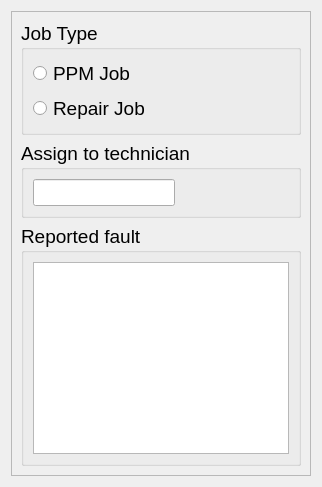
          <widget class="QWidget" name="tab_2">
           <attribute name="title">
            <string>Create Job</string>
           </attribute>
           <layout class="QHBoxLayout" name="horizontalLayout_9">
            <item>
             <widget class="QFrame" name="frame_4">
              <property name="frameShape">
               <enum>QFrame::StyledPanel</enum>
              </property>
              <property name="frameShadow">
               <enum>QFrame::Raised</enum>
              </property>
              <layout class="QGridLayout" name="gridLayout_10">
               <item row="2" column="0">
                <widget class="QGroupBox" name="groupBox_7">
                 <property name="maximumSize">
                  <size>
                   <width>1200</width>
                   <height>16777215</height>
                  </size>
                 </property>
                 <property name="font">
                  <font>
                   <pointsize>14</pointsize>
                   <italic>false</italic>
                   <bold>false</bold>
                  </font>
                 </property>
                 <property name="title">
                  <string>Reported fault</string>
                 </property>
                 <layout class="QGridLayout" name="gridLayout_3">
                  <item row="0" column="0">
                   <widget class="QPlainTextEdit" name="txt_reported_fault">
                    <property name="font">
                     <font>
                      <pointsize>14</pointsize>
                     </font>
                    </property>
                   </widget>
                  </item>
                 </layout>
                </widget>
               </item>
               <item row="0" column="0">
                <widget class="QGroupBox" name="groupBox_9">
                 <property name="maximumSize">
                  <size>
                   <width>1200</width>
                   <height>16777215</height>
                  </size>
                 </property>
                 <property name="font">
                  <font>
                   <pointsize>14</pointsize>
                   <italic>false</italic>
                   <bold>false</bold>
                  </font>
                 </property>
                 <property name="title">
                  <string>Job Type</string>
                 </property>
                 <layout class="QGridLayout" name="gridLayout_8">
                  <item row="1" column="0">
                   <widget class="QRadioButton" name="rb_job">
                    <property name="font">
                     <font>
                      <pointsize>14</pointsize>
                     </font>
                    </property>
                    <property name="cursor">
                     <cursorShape>PointingHandCursor</cursorShape>
                    </property>
                    <property name="text">
                     <string>Repair Job</string>
                    </property>
                   </widget>
                  </item>
                  <item row="0" column="0">
                   <widget class="QRadioButton" name="rb_ppm">
                    <property name="font">
                     <font>
                      <pointsize>14</pointsize>
                     </font>
                    </property>
                    <property name="cursor">
                     <cursorShape>PointingHandCursor</cursorShape>
                    </property>
                    <property name="text">
                     <string>PPM Job</string>
                    </property>
                   </widget>
                  </item>
                  <item row="1" column="1">
                   <spacer name="horizontalSpacer_7">
                    <property name="orientation">
                     <enum>Qt::Horizontal</enum>
                    </property>
                    <property name="sizeHint" stdset="0">
                     <size>
                      <width>40</width>
                      <height>20</height>
                     </size>
                    </property>
                   </spacer>
                  </item>
                  <item row="0" column="1">
                   <spacer name="horizontalSpacer_9">
                    <property name="orientation">
                     <enum>Qt::Horizontal</enum>
                    </property>
                    <property name="sizeHint" stdset="0">
                     <size>
                      <width>40</width>
                      <height>20</height>
                     </size>
                    </property>
                   </spacer>
                  </item>
                 </layout>
                </widget>
               </item>
               <item row="1" column="0">
                <widget class="QGroupBox" name="groupBox_5">
                 <property name="maximumSize">
                  <size>
                   <width>1200</width>
                   <height>16777215</height>
                  </size>
                 </property>
                 <property name="font">
                  <font>
                   <pointsize>14</pointsize>
                   <italic>false</italic>
                   <bold>false</bold>
                  </font>
                 </property>
                 <property name="title">
                  <string>Assign to technician</string>
                 </property>
                 <layout class="QGridLayout" name="gridLayout_9">
                  <item row="0" column="0">
                   <widget class="QLineEdit" name="txt_technician">
                    <property name="font">
                     <font>
                      <pointsize>12</pointsize>
                     </font>
                    </property>
                   </widget>
                  </item>
                  <item row="0" column="1">
                   <spacer name="horizontalSpacer_14">
                    <property name="orientation">
                     <enum>Qt::Horizontal</enum>
                    </property>
                    <property name="sizeHint" stdset="0">
                     <size>
                      <width>40</width>
                      <height>20</height>
                     </size>
                    </property>
                   </spacer>
                  </item>
                 </layout>
                </widget>
               </item>
              </layout>
             </widget>
            </item>
           </layout>
          </widget>
